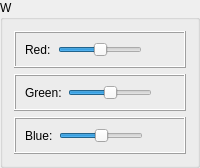
                    <widget class="QGroupBox" name="groupBox_Image_Setting_Color_Setting_Color_Matching_W">
                     <property name="title">
                      <string>W</string>
                     </property>
                     <layout class="QVBoxLayout" name="verticalLayout_30">
                      <item>
                       <widget class="QFrame" name="frame_Image_Setting_Color_Setting_Color_Matching_Red_W">
                        <property name="frameShape">
                         <enum>QFrame::Box</enum>
                        </property>
                        <property name="frameShadow">
                         <enum>QFrame::Raised</enum>
                        </property>
                        <layout class="QHBoxLayout" name="horizontalLayout_175">
                         <item>
                          <widget class="QLabel" name="label_Image_Setting_Color_Setting_Color_Matching_Red_W">
                           <property name="text">
                            <string>Red:</string>
                           </property>
                          </widget>
                         </item>
                         <item>
                          <widget class="QSlider" name="horizontalSlider_Image_Setting_Color_Setting_Color_Matching_Red_W">
                           <property name="sizePolicy">
                            <sizepolicy hsizetype="Minimum" vsizetype="Fixed">
                             <horstretch>0</horstretch>
                             <verstretch>0</verstretch>
                            </sizepolicy>
                           </property>
                           <property name="minimum">
                            <number>-50</number>
                           </property>
                           <property name="maximum">
                            <number>50</number>
                           </property>
                           <property name="pageStep">
                            <number>1</number>
                           </property>
                           <property name="value">
                            <number>0</number>
                           </property>
                           <property name="orientation">
                            <enum>Qt::Horizontal</enum>
                           </property>
                          </widget>
                         </item>
                         <item alignment="Qt::AlignHCenter">
                          <widget class="QLabel" name="label_var_Image_Setting_Color_Setting_Color_Matching_Red_W">
                           <property name="text">
                            <string/>
                           </property>
                          </widget>
                         </item>
                        </layout>
                       </widget>
                      </item>
                      <item>
                       <widget class="QFrame" name="frame_Image_Setting_Color_Setting_Color_Matching_Green_W">
                        <property name="frameShape">
                         <enum>QFrame::Box</enum>
                        </property>
                        <property name="frameShadow">
                         <enum>QFrame::Raised</enum>
                        </property>
                        <layout class="QHBoxLayout" name="horizontalLayout_176">
                         <item>
                          <widget class="QLabel" name="label_Image_Setting_Color_Setting_Color_Matching_Green_W">
                           <property name="text">
                            <string>Green:</string>
                           </property>
                          </widget>
                         </item>
                         <item>
                          <widget class="QSlider" name="horizontalSlider_Image_Setting_Color_Setting_Color_Matching_Green_W">
                           <property name="sizePolicy">
                            <sizepolicy hsizetype="Minimum" vsizetype="Fixed">
                             <horstretch>0</horstretch>
                             <verstretch>0</verstretch>
                            </sizepolicy>
                           </property>
                           <property name="minimum">
                            <number>-50</number>
                           </property>
                           <property name="maximum">
                            <number>50</number>
                           </property>
                           <property name="pageStep">
                            <number>1</number>
                           </property>
                           <property name="value">
                            <number>0</number>
                           </property>
                           <property name="orientation">
                            <enum>Qt::Horizontal</enum>
                           </property>
                          </widget>
                         </item>
                         <item alignment="Qt::AlignHCenter">
                          <widget class="QLabel" name="label_var_Image_Setting_Color_Setting_Color_Matching_Green_W">
                           <property name="text">
                            <string/>
                           </property>
                          </widget>
                         </item>
                        </layout>
                       </widget>
                      </item>
                      <item>
                       <widget class="QFrame" name="frame_Image_Setting_Color_Setting_Color_Matching_Blue_W">
                        <property name="frameShape">
                         <enum>QFrame::Box</enum>
                        </property>
                        <property name="frameShadow">
                         <enum>QFrame::Raised</enum>
                        </property>
                        <layout class="QHBoxLayout" name="horizontalLayout_177">
                         <item>
                          <widget class="QLabel" name="label_Image_Setting_Color_Setting_Color_Matching_Blue_W">
                           <property name="text">
                            <string>Blue:</string>
                           </property>
                          </widget>
                         </item>
                         <item>
                          <widget class="QSlider" name="horizontalSlider_Image_Setting_Color_Setting_Color_Matching_Blue_W">
                           <property name="sizePolicy">
                            <sizepolicy hsizetype="Minimum" vsizetype="Fixed">
                             <horstretch>0</horstretch>
                             <verstretch>0</verstretch>
                            </sizepolicy>
                           </property>
                           <property name="minimum">
                            <number>-50</number>
                           </property>
                           <property name="maximum">
                            <number>50</number>
                           </property>
                           <property name="pageStep">
                            <number>1</number>
                           </property>
                           <property name="value">
                            <number>0</number>
                           </property>
                           <property name="orientation">
                            <enum>Qt::Horizontal</enum>
                           </property>
                          </widget>
                         </item>
                         <item alignment="Qt::AlignHCenter">
                          <widget class="QLabel" name="label_var_Image_Setting_Color_Setting_Color_Matching_Blue_W">
                           <property name="text">
                            <string/>
                           </property>
                          </widget>
                         </item>
                        </layout>
                       </widget>
                      </item>
                     </layout>
                    </widget>
